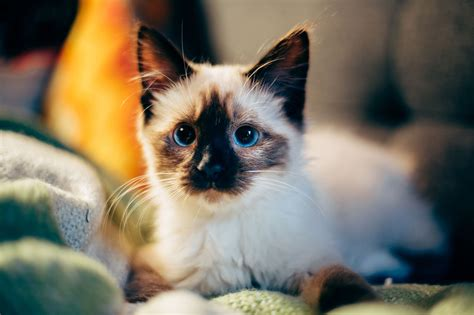
//> input picture img/2.jpg, 474 x 315 px
$ ./lumus_parallel_thread ../../img/2.jpg out.png 3   (built with g++ and OpenCV 4)
//> lines starting //> are read from the running program, lines starting //| are printed output that depends on the picture
#include <opencv2/opencv.hpp>
#include <iostream>
#include <thread>
#include <vector>
#include <chrono>

using namespace cv;
using namespace std;
using namespace std::chrono;

// Función para convertir a escala de grises una sección de la imagen de manera paralela
void convertirAGrisParalelo(const Mat& imagenColor, Mat& imagenGris, int inicioY, int finY) {
    for (int y = inicioY; y < finY; y++) {
        for (int x = 0; x < imagenColor.cols; x++) {
            Vec3b pixel = imagenColor.at<Vec3b>(y, x);
            uchar gris = static_cast<uchar>(0.21 * pixel[2] + 0.72 * pixel[1] + 0.07 * pixel[0]);
            imagenGris.at<uchar>(y, x) = gris;
        }
    }
}

int main(int argc, char** argv) {
    if (argc != 4) {
        cout << "Uso: " << argv[0] << " <ImagenEntrada> <ImagenSalida> <NumHilos>" << endl;
        return -1;
    }

    Mat imagen = imread(argv[1], IMREAD_COLOR);
//> imagen is the input picture: 315 rows x 474 cols, CV_8UC3; mean B, G, R 97.1, 114.3, 122.4
    if (imagen.empty()) {
        cout << "No se pudo abrir o encontrar la imagen" << endl;
        return -1;
    }

    int numHilos = stoi(argv[3]);
//> numHilos = 3
    vector<thread> hilos;
    Mat imagenGris(imagen.rows, imagen.cols, CV_8UC1);

    // Iniciar el temporizador
    auto start = high_resolution_clock::now();

    int paso = imagen.rows / numHilos;
//> paso = 105
    // Crea un hilo por cada sección de la imagen
    for (int i = 0; i < numHilos; ++i) {
        hilos.emplace_back(convertirAGrisParalelo, cref(imagen), ref(imagenGris), i * paso, (i + 1) * paso);
    }
//> this loop made 3 passes
//> pass 3, `hilos.emplace_back(convertirAGrisParalelo, cref(imagen), ref(imagenGri..`:
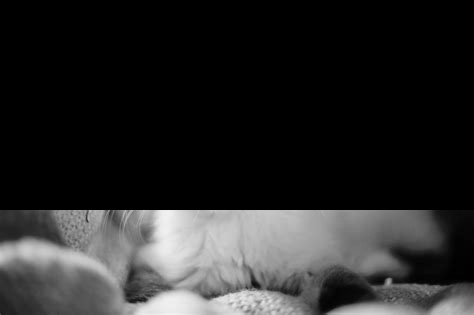
//> imagenGris: 315 rows x 474 cols, CV_8UC1; min 0, max 243, mean 40.1
//> after the loop:
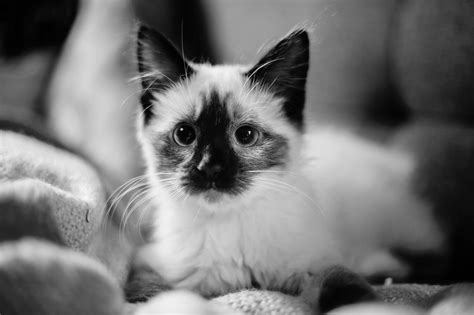
//> imagenGris: 315 rows x 474 cols, CV_8UC1; min 0, max 247, mean 114.3

    // Espera a que todos los hilos terminen
    for (auto& hilo : hilos) {
        hilo.join();
    }

    // Detener el temporizador
    auto stop = high_resolution_clock::now();

    // Calcular la duración
    auto duration = duration_cast<microseconds>(stop - start);

    // Guarda la imagen resultante
    if (!imwrite(argv[2], imagenGris)) {
        cout << "Error al guardar la imagen" << endl;
        return -1;
    }

    // Mostrar el tiempo de ejecución
    cout << "Tiempo de ejecución: " << duration.count() / 1000.0 << " milisegundos" << endl;

    return 0;
}
